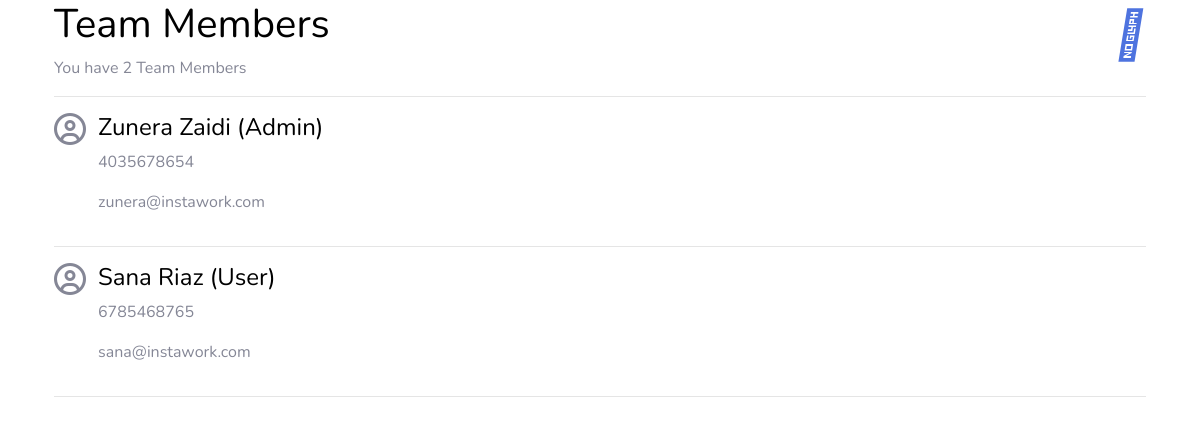
Page /member_list/ on the committed database.
### pages/models.py (models this page shows, shortened)
class Member(models.Model):
    fname = models.CharField(max_length=20)
    lname = models.CharField(max_length=20)
    email = models.EmailField(max_length=100)
    telephone = models.CharField(max_length=50)
    role = models.CharField(max_length=50)
    password = models.CharField(max_length=50)

### pages/views.py (the view)
# urls.py: path('member_list/', views.team_member_list, name='team_member_list'),
def team_member_list(request):
    all_members = Member.objects.all
    member_count = Member.objects.all().count()
    return render(request, 'team_member_list.html', {'all_members':all_members, 'member_count': member_count})

### templates/team_member_list.html (shortened to what this page needs)
{% extends 'base.html' %}
{% block content %}
<div class="container">
    <div class="float-md-right">
        <div class="fa-3x">
            <a style="text-decoration: none" href="{% url 'add_team_member' %}">
                    <i class="fa-light fa-plus "></i>
            </a>
        </div>
    </div>
</div>
<div class="container">
        <div class="card-body p-0">
            <h1 style="color:black">Team Members</h1>
            <p>You have {{ member_count }} Team Members</p>
            <hr>
            {% for member in all_members %}
            <div class='col-md-8'>
                <div class='row g-3'>
                    <div class='col-xs-3 text-center'>
                        <div class="fa-2x">
                            <i class="far fa-user-circle"></i>
                        </div>
                    </div>
                    <div class='col'>
                        <a href="{% url 'edit_team_member' %}">
                            <h4 style="color:black">{{ member.fname }} {{ member.lname }} ({{ member.role }})</h4>
                        </a>
                        <p>{{ member.telephone }}</p>
                        <p>{{ member.email }}</p>
                    </div>
                </div>
            </div>
            <hr>
            {% endfor %}
        </div>
</div>
{% endblock %}

### rows in the picture
Member: fname "Zunera", lname "Zaidi", role "Admin", telephone "4035678654", email "zunera@instawork.com"
Member: fname "Sana", lname "Riaz", role "User", telephone "6785468765", email "sana@instawork.com"

### other values in the picture
{{ member_count }} "2"
